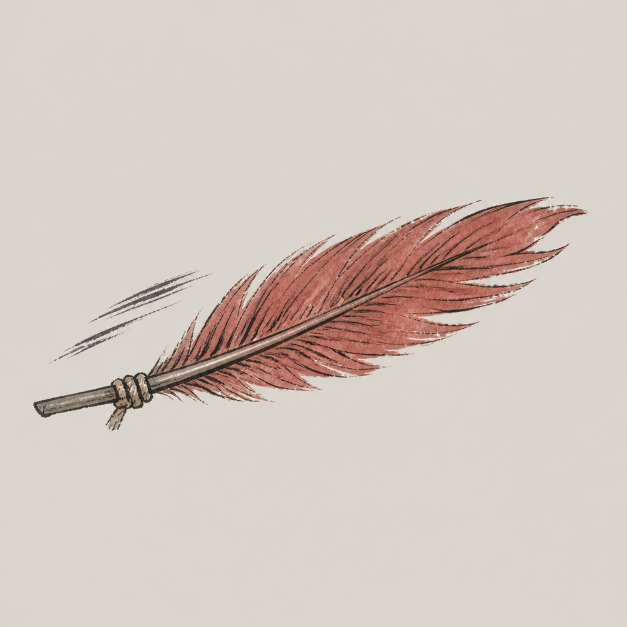
#> input picture Artifacts/GraphicsRemediation/P1/item.relic.red_feather/pilot/revision-01/selected/item.relic.red_feather.icon.selected-B.png, 1254 x 1254 px (shown at 1/2 size)
$ python extract_selected.py
#> lines starting #> are read from the running program, lines starting #| are printed output that depends on the picture; after the words box and inside, x2 and y2 are one past the last pixel; in counts of white or black regions, pixels touching at a corner belong together
from pathlib import Path
import hashlib
import json
import numpy as np
from PIL import Image, ImageDraw

ROOT = Path(__file__).resolve().parent
SOURCE = ROOT / "selected/item.relic.red_feather.icon.selected-B.png"
OUT_DIR = ROOT / "alpha-revision-01"
OUT_DIR.mkdir(parents=True, exist_ok=True)
OUTPUT = OUT_DIR / "item.relic.red_feather.icon.selected-B-alpha.png"
MASK = OUT_DIR / "mask.png"
METRICS = OUT_DIR / "metrics.json"

im = Image.open(SOURCE).convert("RGB")
#> im is the input picture: PIL image 1254x1254 RGB; mean R, G, B 209.8, 199.7, 190.6
rgb8 = np.asarray(im, dtype=np.uint8)
rgb = rgb8.astype(np.float32)
# Fit the smooth generated matte from the guaranteed-empty outer 12% using a
# quadratic surface per RGB channel. Foreground is the residual from that matte.
h, w = rgb.shape[:2]
#> h = 1254; w = 1254
yy, xx = np.mgrid[0:h, 0:w]
xn = (xx / (w - 1)) * 2.0 - 1.0
yn = (yy / (h - 1)) * 2.0 - 1.0
features = np.stack([np.ones_like(xn), xn, yn, xn*xn, yn*yn, xn*yn], axis=2)
border = (xx < int(w*.12)) | (xx >= int(w*.88)) | (yy < int(h*.12)) | (yy >= int(h*.88))
sample = border & ((xx % 4) == 0) & ((yy % 4) == 0)
X = features[sample]
bg = np.empty_like(rgb)
for c in range(3):
    coef, *_ = np.linalg.lstsq(X, rgb[:, :, c][sample], rcond=None)
    bg[:, :, c] = np.tensordot(features, coef, axes=([2], [0]))
#> this loop made 3 passes
#> coef on passes 1 to 3: [213.9, 0.284, 0.0668, 1.08, 3.58, 0.638], [208.3, 0.0874, 0.0811, 1.39, 4.48, 0.821], [199.7, 0.115, 0.0872, 1.38, 4.51, 0.823]
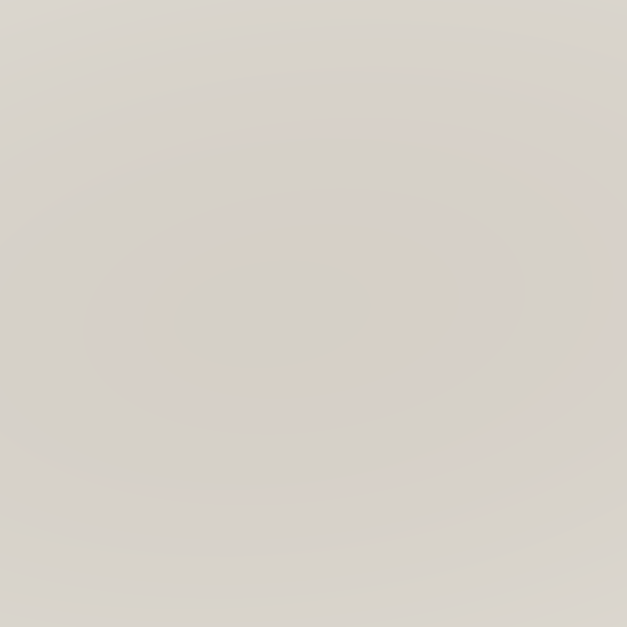
#> bg: shape (1254, 1254, 3) float32 (shown at 1/2 size); mean R, G, B 214.6, 211.8, 201.3
delta = np.sqrt(np.sum((rgb - bg) ** 2, axis=2))
mx = rgb.max(axis=2)
mn = rgb.min(axis=2)
chroma = mx - mn
luma = 0.2126 * rgb[:, :, 0] + 0.7152 * rgb[:, :, 1] + 0.0722 * rgb[:, :, 2]
# Coverage follows colored safflower/hemp pixels or genuinely dark ink. Pale
# neutral matte pixels are excluded instead of being promoted by RGB distance.
a_chroma = np.clip((chroma - 16.0) * 11.0, 0.0, 255.0)
a_dark = np.clip((192.0 - luma) * 8.0, 0.0, 255.0)
alpha = np.maximum(a_chroma, a_dark).astype(np.uint8)
# Manual trimap authority: only the feather/knot/shaft envelope and the two
# approved speed-stroke envelopes can contain unknown or foreground pixels.
roi_im = Image.new("L", (w, h), 0)
#> roi_im: PIL image 1254x1254 L; every value is 0
draw = ImageDraw.Draw(roi_im)
draw.polygon([(52,760),(55,815),(225,855),(340,805),(420,770),(555,805),(760,780),(970,680),(1185,520),(1185,380),(1040,365),(820,410),(610,485),(430,585),(275,690)], fill=255)
draw.polygon([(115,500),(390,480),(390,655),(100,690)], fill=255)
roi = np.asarray(roi_im, dtype=np.uint8) > 0
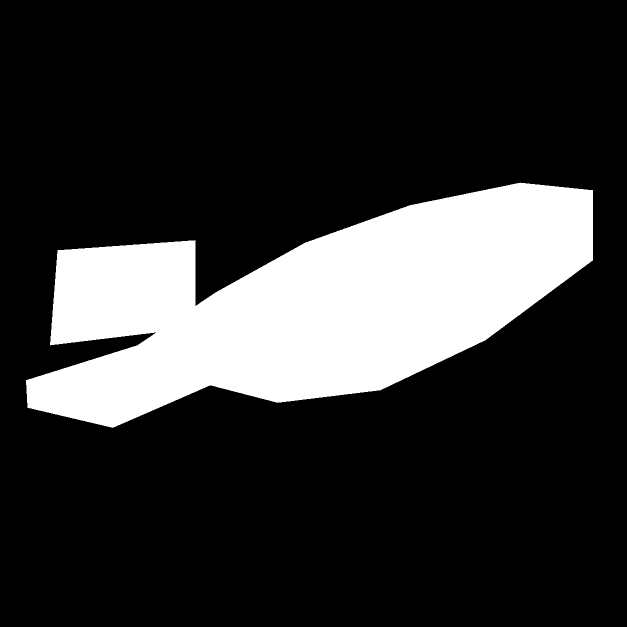
#> roi: shape (1254, 1254) bool (shown at 1/2 size); 20% white; 1 white region, box (x1, y1, x2, y2) and area: (52, 365, 1186, 856) 314172
alpha[~roi] = 0
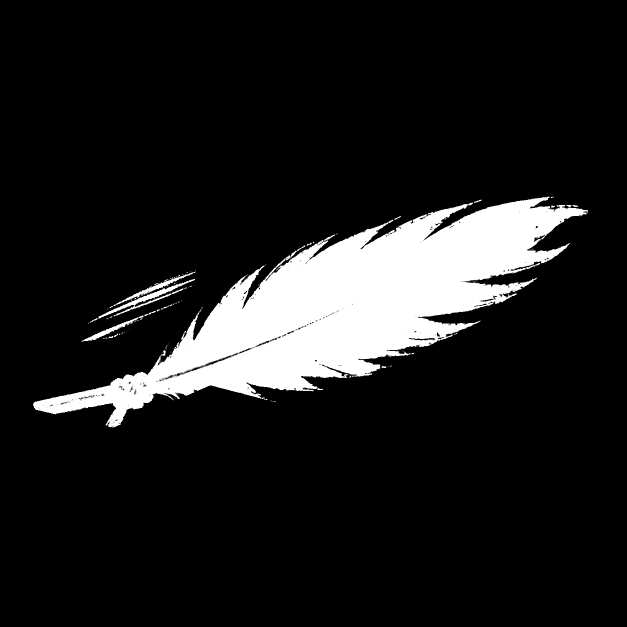
#> alpha: shape (1254, 1254) (shown at 1/2 size); min 0, max 255, mean 28.8
alpha[alpha < 5] = 0
#> alpha: shape (1254, 1254); under 0.01% of pixels changed, all inside (x1, y1, x2, y2) = (211, 439, 1094, 849)

# Partial-edge-only matte decontamination against the locked raw matte family.
matte = bg
af = alpha.astype(np.float32) / 255.0
out_rgb = rgb.copy()
partial = (alpha > 0) & (alpha < 255)
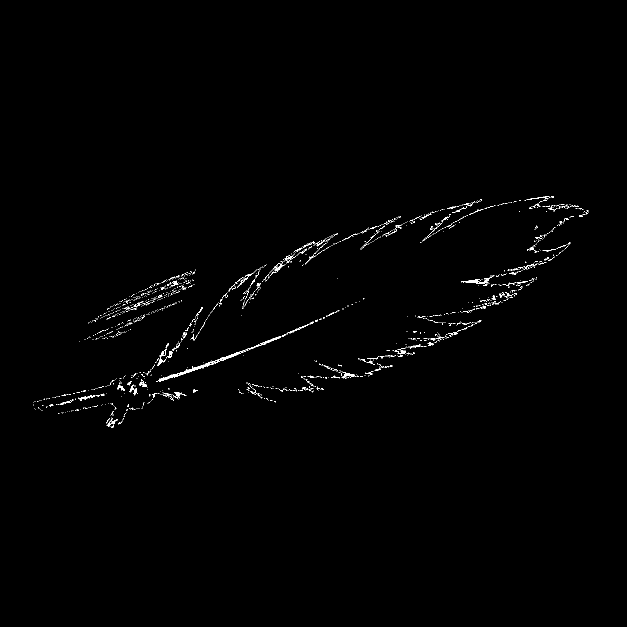
#> partial: shape (1254, 1254) bool (shown at 1/2 size); 0.64% white in thin lines or dots, all inside (x1, y1, x2, y2) = (66, 393, 1177, 856)
safe = np.maximum(af[partial, None], 1.0 / 255.0)
#> safe = 10028 values, max 0.996 at index 3282, min 0.0196 at index 204, mean 0.429
fg = matte[partial] + (rgb[partial] - matte[partial]) / safe
# Evidence-based correction1: prevent the fitted light matte from producing a
# bright fringe. This changes partial-edge RGB only; opaque artwork is untouched.
out_rgb[partial] = np.minimum(np.clip(fg, 0.0, 255.0), rgb[partial] * 0.55)
out_rgb[alpha == 0] = 0
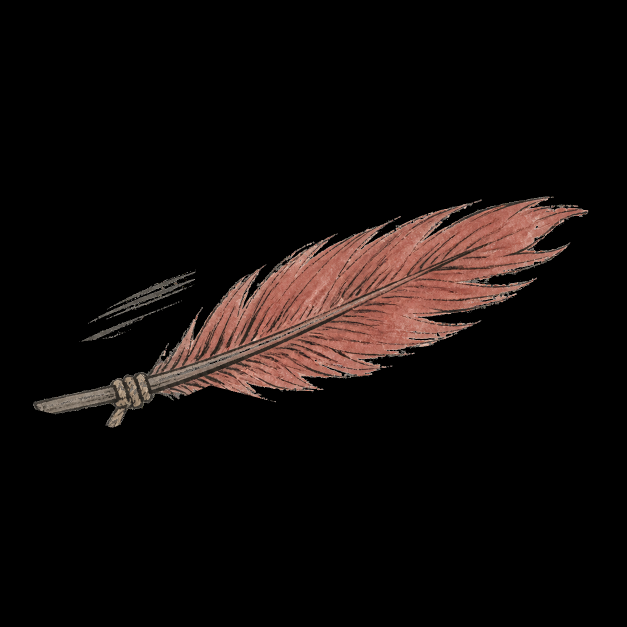
#> out_rgb: shape (1254, 1254, 3) float32 (shown at 1/2 size); mean R, G, B 17.7, 12, 10.5

rgba = np.dstack([out_rgb.astype(np.uint8), alpha])
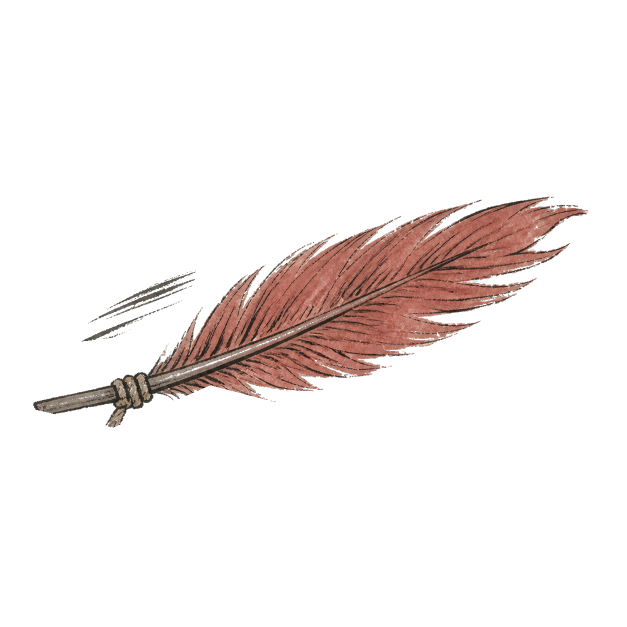
#> rgba: shape (1254, 1254, 4) (shown at 1/2 size); mean R, G, B, A 17.7, 12, 10.5, 28.8; transparent parts drawn white
Image.fromarray(alpha, "L").save(MASK)
Image.fromarray(rgba, "RGBA").save(OUTPUT)

visible = alpha >= 16
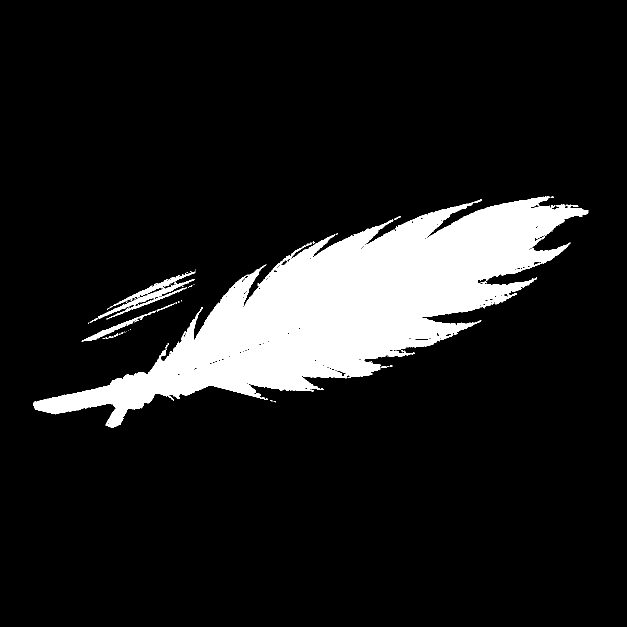
#> visible: shape (1254, 1254) bool (shown at 1/2 size); 11.6% white; 62 white regions (49 under 20 px), largest, box (x1, y1, x2, y2) and area: (66, 393, 1177, 856) 177278, (197, 543, 391, 637) 3175, (163, 621, 312, 683) 971
ys, xs = np.where(visible)
bbox = [int(xs.min()), int(ys.min()), int(xs.max()) + 1, int(ys.max()) + 1]
#> bbox = [66, 393, 1177, 856]
metrics = {
    "assetId": "item.relic.red_feather",
    "selected": "B",
    "source": str(SOURCE),
    "output": str(OUTPUT),
    "size": [w, h],
    "cornersAlpha": [int(alpha[0,0]), int(alpha[0,-1]), int(alpha[-1,0]), int(alpha[-1,-1])],
    "alphaZeroRgbResidue": int(np.count_nonzero(rgba[:, :, :3][alpha == 0])),
    "alphaPartial": int(np.count_nonzero((alpha > 0) & (alpha < 255))),
    "bboxAlpha16": bbox,
    "bboxPercent": [round((bbox[2]-bbox[0])*100/w, 3), round((bbox[3]-bbox[1])*100/h, 3)],
    "matteModel": "quadratic RGB surface fit from outer 12%",
    "opaqueRgbMismatch": int(np.count_nonzero(out_rgb[alpha == 255].astype(np.uint8) != rgb8[alpha == 255])),
    "canonicalWrite": False,
    "metaWrite": False,
    "unity": False,
    "staging": False,
}

def sha(path):
    return hashlib.sha256(path.read_bytes()).hexdigest()

metrics["sourceSha256"] = sha(SOURCE)
metrics["outputSha256"] = sha(OUTPUT)
metrics["maskSha256"] = sha(MASK)
METRICS.write_text(json.dumps(metrics, ensure_ascii=False, indent=2) + "\n")
metrics["metricsSha256"] = sha(METRICS)
print(json.dumps(metrics, ensure_ascii=False, indent=2))
#> (printed output is left out)
